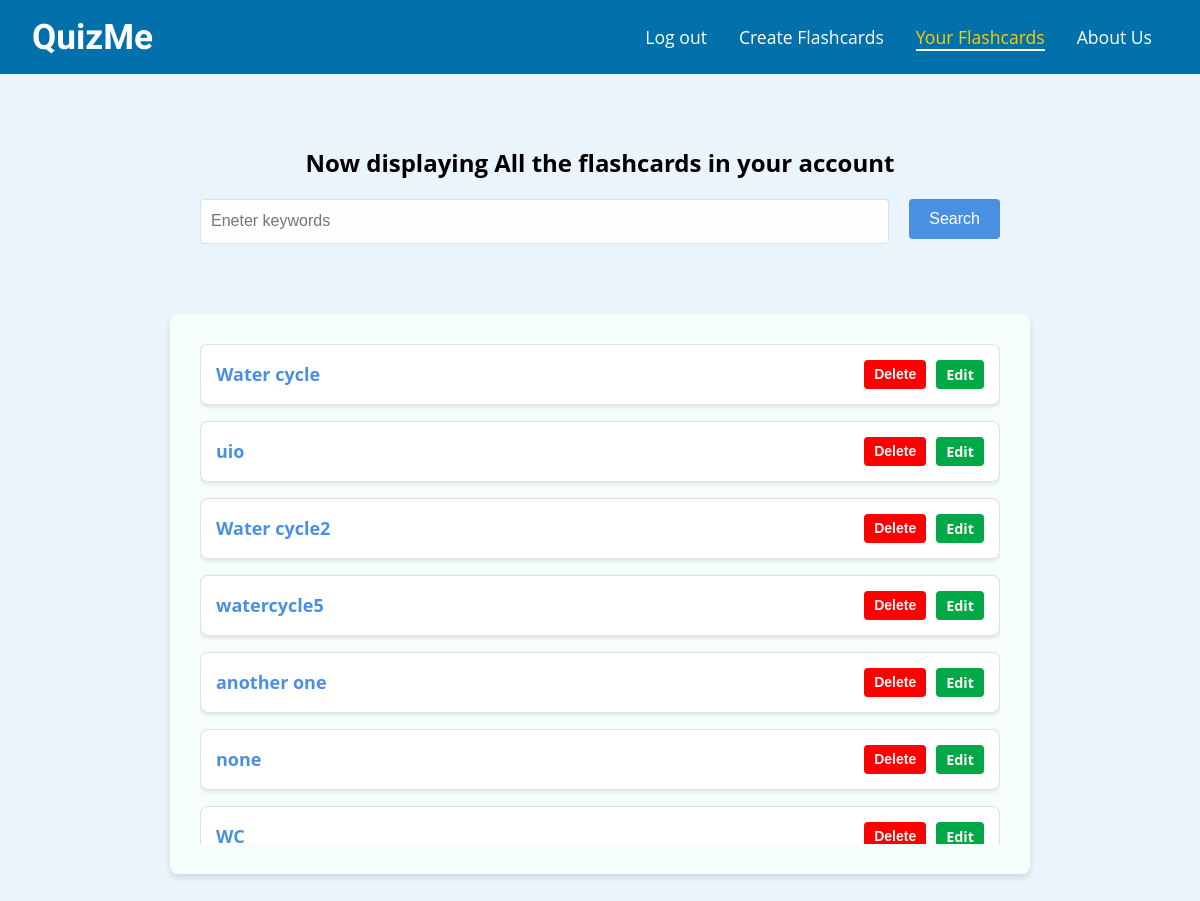
/your-flashcards (signed in), run on an earlier commit of the app's database.
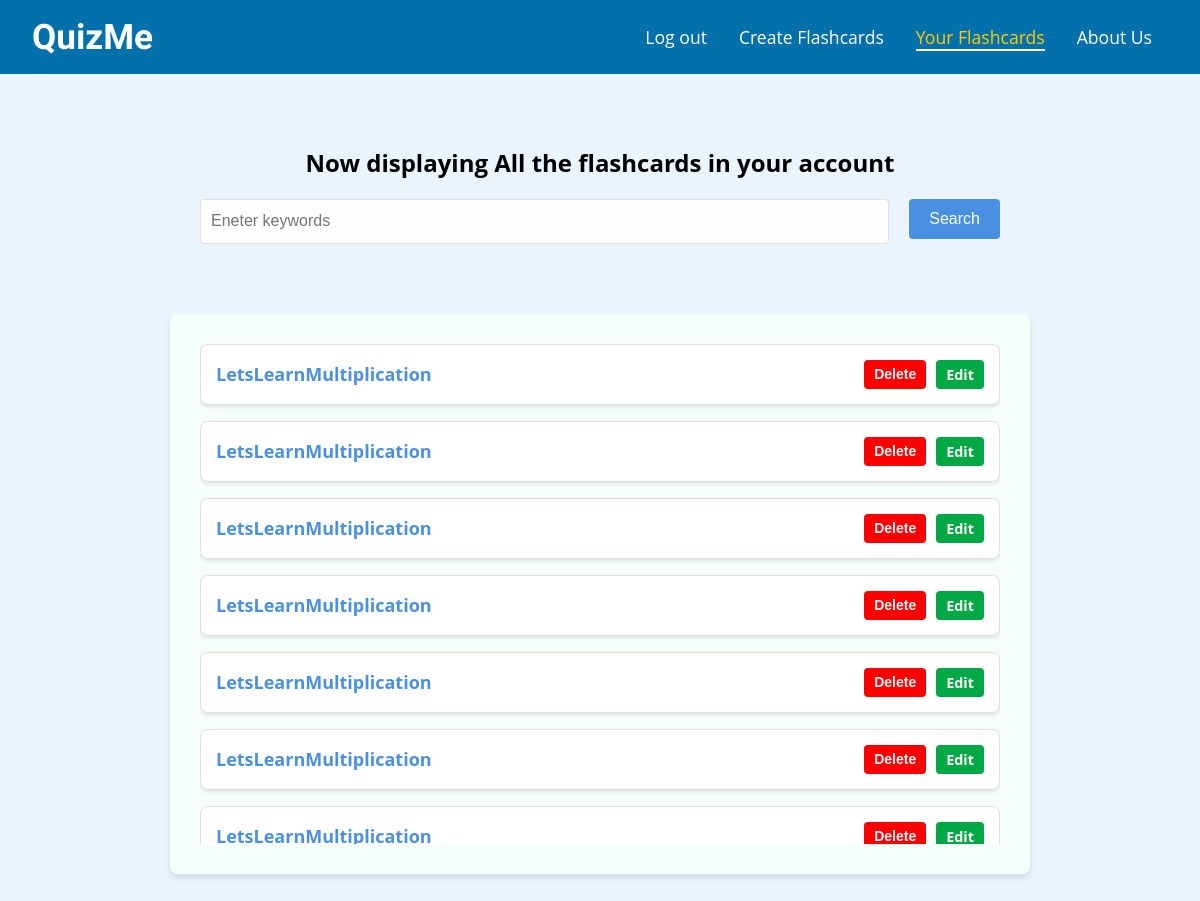
And on a later commit of the database.
### app.py (models this page shows, shortened)
class FlashcardSet(db.Model):
    id = db.Column(db.Integer, primary_key=True)
    name = db.Column(db.String(100), nullable=False)
    user_id = db.Column(db.Integer, db.ForeignKey('user.id'), nullable=False)
    flashcards = db.relationship('Flashcard', backref='flashcard_set', lazy=True, cascade='all, delete-orphan')  # Add cascade option

### app.py (the view, shortened to what this page needs)
@app.route('/your-flashcards', methods=['GET', 'POST'])
def your_flashcards():
    if 'user_id' not in session:
        return render_template('login.html', error_message="Please log in to access your flashcards.")
    user_id = session['user_id']
    user = User.query.get(user_id)
    flashcard_sets = user.flashcards
    return render_template('your-flashcards.html', flashcard_sets=flashcard_sets)

### templates/your-flashcards.html (shortened to what this page needs)
<!DOCTYPE html>
<html lang="en">
<head>
  <link rel="stylesheet" href="{{ url_for('static', filename='css/style.css') }}">
</head>
<body>
  <header>
    <a href="{{ url_for('index') }}" class="logo-link">
      <div class="logo-container">
        <h1><b>QuizMe</b></h1>
      </div>
    </a>
    <nav>
    <div class="nav-container">
      <ul class="nav-links">
        <li><a href="{{ url_for('index') }}">Log out</a></li>
        <li><a href="{{ url_for('get_started') }}">Create Flashcards</a></li>
        <li><a href="{{ url_for('your_flashcards') }}" class="active">Your Flashcards</a></li>
        <li><a href="{{ url_for('about_us') }}">About Us</a></li>
      </ul>
    </div>
  </nav>
</header>
<br>
  <section class="hero_your_flashcards">
    <h1 class="subtitle_your_flashcards">Now displaying All the flashcards in your account</h1>
    <form id="searchForm" action="{{ url_for('search_flashcard_sets') }}" method="POST">
      <input type="text" id = "search" name="search_keywords" placeholder="Eneter keywords">
      <button type="submit" id="submit-button">Search</button>
    </form>
    </section>
  <section class="displaying_flashcards_section">
    <div class="flashcard-list-container">
      <div class="flashcard-list" style="max-height: 500px; overflow-y: auto;">
        {% if flashcard_sets %}
          {% for flashcard_set in flashcard_sets %}
            <div class="flashcard-set-card">
                <a href="{{ url_for('single_flashcard', flashcard_set_name=flashcard_set.name) }}">{{ flashcard_set.name }}</a>
                <div class="side">
                <button class="delete_button" onclick="deleteFlashcardSet('{{ flashcard_set.name }}')">Delete</button>
                <a href="{{ url_for('edit_flashcard_set', flashcard_set_name=flashcard_set.name) }}" class="edit-button"><p id="edit"> Edit </p></a>
              </div>
            </div>
          {% endfor %}
        {% else %}
          <p id="subtitle_your_flashcards">No matching flashcard set was found</p>
        {% endif %}
      </div>
    </div>
  </section>
</body>
</html>

### static/css/style.css (style rules this page uses)
.logo-link { text-decoration: none; color: inherit; }
.logo-container { cursor: pointer; }
body { font-family: 'Open Sans', sans-serif; margin: 0; padding: 0; box-sizing: border-box; background-color: #e9f4fd; }
header { background-color: rgb(2, 112, 171); color: #fff; padding: 1rem 2rem; display: flex; justify-content: space-between; align-items: center; }
.logo-container h1 { margin: 0; font-size: 2.2rem; font-family: 'League Spartan', sans-serif; }
nav { display: flex; align-items: center; position: relative; }
.nav-container { display: flex; align-items: center; }
.nav-links { list-style: none; margin: 0; padding: 0; display: flex; margin-left: auto; }
.nav-links li { margin: 0 1rem; }
.nav-links a { color: #fff; text-decoration: none; font-size: 1.1rem; transition: color 0.3s; }
.nav-links a.active, .nav-links a:hover { border-bottom: 2px solid #fff; color: #ffcc00; }
:root { --primary-color: #4a90e2; --secondary-color: #f5f7fa; --text-color: #333; --border-color: #e0e0e0; }
p { margin-bottom: 15px; }
.hero_your_flashcards { max-width: 800px; margin: 0 auto; padding: 30px; }
.subtitle_your_flashcards { font-size: 24px; margin-bottom: 20px; text-align: center; }
#searchForm { display: flex; gap: 10px; margin-bottom: 20px; }
#search { flex-grow: 1; padding: 10px; height: 45px; border: 1px solid var(--border-color); border-radius: 4px; font-size: 16px; }
#submit-button { margin-left: 10px; height: 40px; box-sizing: border-box; background-color: var(--primary-color); color: #fff; border: none; padding: 10px 20px; font-size: 16px; border-radius: 4px; cursor: pointer; transition: background-color 0.3s ease; }
.delete_button, .edit-button { padding: 5px 10px; border: none; border-radius: 4px; cursor: pointer; font-size: 14px; transition: background-color 0.3s ease; }
.delete_button { background-color: red; color: #fff7f7; font-weight: bolder; }
.edit-button { background-color: #00a846; text-decoration: none; display: inline-block; color: #fff7f7; }
#edit { color: #fff7f7; margin: 0; font-size: 0.8em; font-weight: bold; }
.displaying_flashcards_section { max-width: 800px; margin: 0 auto; padding: 30px; border-radius: 8px; background-color: #f5fef9; box-shadow: 0 4px 6px rgba(0, 0, 0, 0.1); }
.flashcard-list-container { display: flex; flex-direction: column; gap: 20px; }
.flashcard-set-card { background-color: #fff; border: 1px solid var(--border-color); border-radius: 8px; padding: 15px; box-shadow: 0 2px 4px rgba(0, 0, 0, 0.1); display: flex; justify-content: space-between; align-items: center; }
.flashcard-set-card a { text-decoration: none; color: var(--primary-color); font-size: 18px; font-weight: bold; }
.side { display: flex; gap: 10px; }
.delete_button { background-color: red; color: #fff7f7; padding: 5px 10px; border-radius: 4px; border: none; font-size: 14px; cursor: pointer; transition: background-color 0.3s ease; }
.edit-button { background-color: #00a846; color: #fff7f7; padding: 5px 10px; border-radius: 4px; text-decoration: none; display: inline-block; font-size: 14px; transition: background-color 0.3s ease; }
#edit { margin: 0; font-weight: bold; }
input[type="text"] { width: calc(100% - 24px); padding: 10px; border: 1px solid #ccc; border-radius: 6px; box-sizing: border-box; font-size: 16px; margin-bottom: 20px; background-color: #fefefe; transition: border 0.3s ease; }

What changed in the data, as far as the page shows it:
removed FlashcardSet: name "Water cycle"
removed FlashcardSet: name "uio"
removed FlashcardSet: name "Water cycle2"
removed FlashcardSet: name "watercycle5"
removed FlashcardSet: name "another one"
removed FlashcardSet: name "none"
removed FlashcardSet: name "WC"
now on this page (row edited): FlashcardSet: name "LetsLearnMultiplication"
now on this page (row edited): FlashcardSet: name "LetsLearnMultiplication"
now on this page (row edited): FlashcardSet: name "LetsLearnMultiplication"
added FlashcardSet: name "LetsLearnMultiplication"
added FlashcardSet: name "LetsLearnMultiplication"
added FlashcardSet: name "LetsLearnMultiplication"
added FlashcardSet: name "LetsLearnMultiplication"
